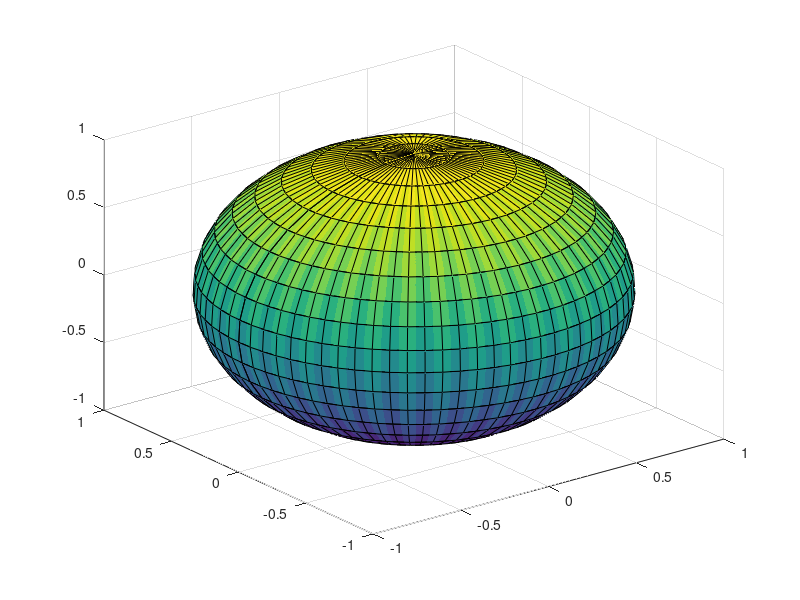

Recreate this plot in MATLAB.
x=linspace(0, 2*pi, 40 )
y=linspace(0, 2*pi, 40)
[X,Y]=meshgrid(x, y)
Z=sin(X).*cos(Y)
T=sin(X).*sin(Y)
U=cos(X)
surf(Z,T,U)